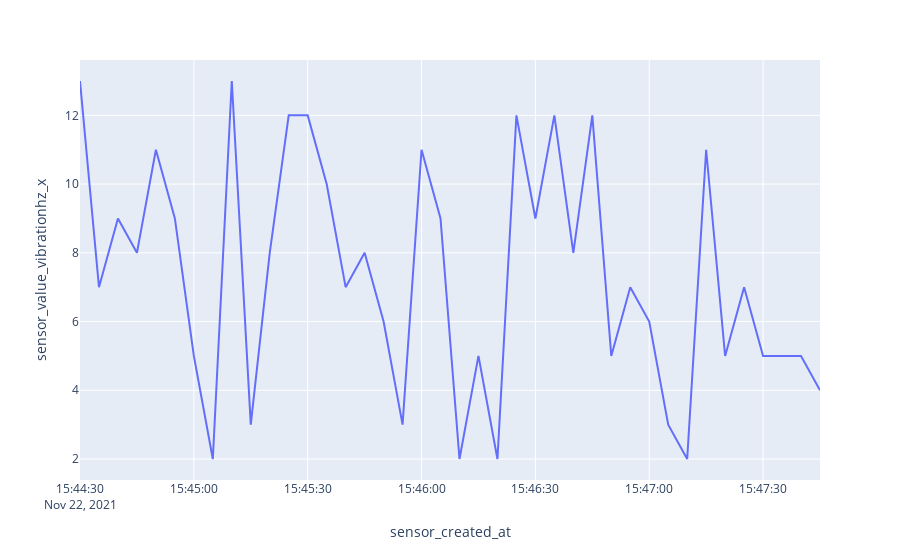

Notebook code for this chart:
### Code cell
import plotly.express as px

fig = px.line(_df_sensor, x='sensor_created_at', y="sensor_value_vibrationhz_x")
fig.show()

### Figure 1 — Plotly figure (JSON) as saved in the notebook; plotly's stock layout.template omitted (floating-point values rounded to 4 significant figures)
{"data": [{"hovertemplate": "sensor_created_at=%{x}<br>sensor_value_vibrationhz_x=%{y}<extra></extra>", "legendgroup": "", "line": {"color": "#636efa", "dash": "solid"}, "marker": {"symbol": "circle"}, "mode": "lines", "name": "", "orientation": "v", "showlegend": false, "type": "scatter", "x": ["2021-11-22T15:44:30", "2021-11-22T15:44:35", "2021-11-22T15:44:40", "2021-11-22T15:44:45", "2021-11-22T15:44:50", "2021-11-22T15:44:55", "2021-11-22T15:45:00", "2021-11-22T15:45:05", "2021-11-22T15:45:10", "2021-11-22T15:45:15", "2021-11-22T15:45:20", "2021-11-22T15:45:25", "2021-11-22T15:45:30", "2021-11-22T15:45:35", "2021-11-22T15:45:40", "2021-11-22T15:45:45", "2021-11-22T15:45:50", "2021-11-22T15:45:55", "2021-11-22T15:46:00", "2021-11-22T15:46:05", "2021-11-22T15:46:10", "2021-11-22T15:46:15", "2021-11-22T15:46:20", "2021-11-22T15:46:25", "2021-11-22T15:46:30", "2021-11-22T15:46:35", "2021-11-22T15:46:40", "2021-11-22T15:46:45", "2021-11-22T15:46:50", "2021-11-22T15:46:55", "2021-11-22T15:47:00", "2021-11-22T15:47:05", "2021-11-22T15:47:10", "2021-11-22T15:47:15", "2021-11-22T15:47:20", "2021-11-22T15:47:25", "2021-11-22T15:47:30", "2021-11-22T15:47:35", "2021-11-22T15:47:40", "2021-11-22T15:47:45"], "xaxis": "x", "y": [13, 7, 9, 8, 11, 9, 5, 2, 13, 3, 8, 12, 12, 10, 7, 8, 6, 3, 11, 9, 2, 5, 2, 12, 9, 12, 8, 12, 5, 7, 6, 3, 2, 11, 5, 7, 5, 5, 5, 4], "yaxis": "y"}], "layout": {"legend": {"tracegroupgap": 0}, "margin": {"t": 60}, "xaxis": {"anchor": "y", "domain": [0, 1], "title": {"text": "sensor_created_at"}}, "yaxis": {"anchor": "x", "domain": [0, 1], "title": {"text": "sensor_value_vibrationhz_x"}}}}
